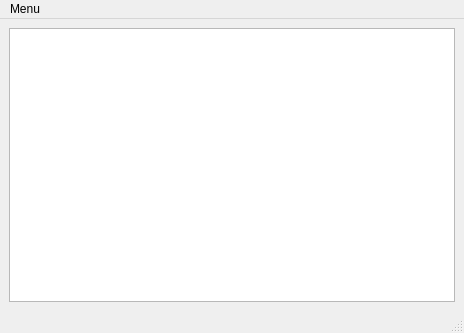
<?xml version="1.0" encoding="UTF-8"?>
<ui version="4.0">
 <class>Escribir</class>
 <widget class="QMainWindow" name="Escribir">
  <property name="geometry">
   <rect>
    <x>0</x>
    <y>0</y>
    <width>464</width>
    <height>333</height>
   </rect>
  </property>
  <property name="windowTitle">
   <string>MainWindow</string>
  </property>
  <widget class="QWidget" name="centralwidget">
   <layout class="QGridLayout" name="gridLayout">
    <item row="0" column="0">
     <widget class="QPlainTextEdit" name="plainTextEdit"/>
    </item>
   </layout>
  </widget>
  <widget class="QMenuBar" name="menubar">
   <property name="geometry">
    <rect>
     <x>0</x>
     <y>0</y>
     <width>464</width>
     <height>22</height>
    </rect>
   </property>
   <widget class="QMenu" name="menuMenu">
    <property name="title">
     <string>Menu</string>
    </property>
    <addaction name="actionGuardar"/>
   </widget>
   <addaction name="menuMenu"/>
  </widget>
  <widget class="QStatusBar" name="statusbar"/>
  <action name="actionGuardar">
   <property name="text">
    <string>Guardar</string>
   </property>
  </action>
 </widget>
 <resources/>
 <connections/>
</ui>
